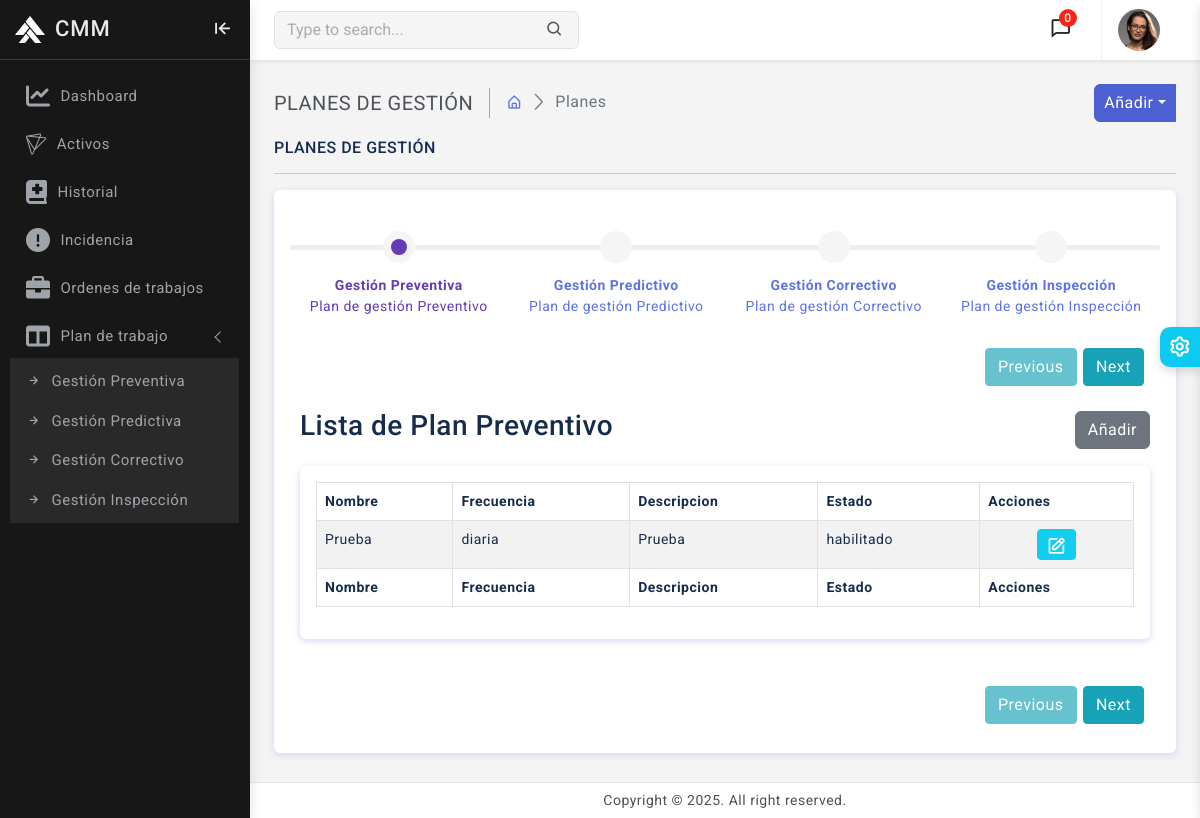
The app's page /planes/Preventivo/ (signed in) with its own data.
### plan_gestion/models.py (models this page shows, shortened)
class PlanGestion(models.Model):
    PLAN_TIPO_CHOICES = [
        ('preventivo', 'Preventivo'),
        ('predictivo', 'Predictivo'),
        ('correctivo', 'Correctivo'),
        ('inspeccion', 'Inspección'),
    ]
    FRECUENCIA_CHOICES = [
        ('diaria', 'Diaria'),
        ('semanal', 'Semanal'),
        ('mensual', 'Mensual'),
        ('trimestral', 'Trimestral'),
        ('semestral', 'Semestral'),
        ('anual', 'Anual'),
        ('ciclos', 'Por ciclos/uso'),
    ]
    PLAN_ESTADO_CHOICES = [
        ('habilitado', 'Habilitado'),
        ('deshabilitado', 'Deshabilitado'),
    ]
    activo = models.ForeignKey(Activo, on_delete=models.CASCADE, related_name="planes_activos")
    plan_nombre = models.CharField(max_length=120, unique=True, db_index=True)
    frecuencia = models.CharField(max_length=20, choices=FRECUENCIA_CHOICES, db_index=True)
    plan_tipo = models.CharField(max_length=20, choices=PLAN_TIPO_CHOICES, db_index=True)
    descripcion = models.TextField(blank=True)
    estado = models.CharField(max_length=20, choices=PLAN_ESTADO_CHOICES, default="habilitado")
    class Meta:
        verbose_name = 'Plan de gestión'
        verbose_name_plural = 'Planes de gestión'
        indexes = [
            models.Index(fields=['plan_tipo']),
            models.Index(fields=['frecuencia']),
        ]

### plan_gestion/views.py (the view)
# urls.py: path('planes/', include('plan_gestion.urls')),
@login_required(login_url = 'login')
def plan_gestion(request, tab_id):
    planes_preventivos = PlanGestion.objects.filter(plan_tipo="preventivo")
    planes_predictivos = PlanGestion.objects.filter(plan_tipo="predictivo")
    planes_correctivos = PlanGestion.objects.filter(plan_tipo="correctivo")
    planes_inspeccion = PlanGestion.objects.filter(plan_tipo="inspeccion")
    forms_por_tipo = {
        'Preventivo': PlanGestionForm(plan_tipo_fijo='preventivo'),
        'Predictivo': PlanGestionForm(plan_tipo_fijo='predictivo'),
        'Correctivo': PlanGestionForm(plan_tipo_fijo='correctivo'),
        'Inspeccion': PlanGestionForm(plan_tipo_fijo='inspeccion'),
    }
    context = {
        'tab_id': tab_id,
        'forms_por_tipo' : forms_por_tipo,
        'planes_preventivos': planes_preventivos,
        'planes_predictivos': planes_predictivos,
        'planes_correctivos': planes_correctivos,
        'planes_inspeccion': planes_inspeccion,
    }
    return render(request, 'plan_gestion/plan_gestion.html', context )

### activos/models.py (called while the page is built)
    def __str__(self):
        return f'{self.codigo} - {self.nombre}'

### templates/plan_gestion/plan_gestion.html (shortened to what this page needs)
{% extends 'base.html' %}
{% block content %}
		<div class="page-wrapper">
			<div class="page-content">
				<div class="page-breadcrumb d-none d-sm-flex align-items-center mb-3">
					<div class="breadcrumb-title pe-3">PLANES DE GESTIÓN</div>
					<div class="ps-3">
						<nav aria-label="breadcrumb">
							<ol class="breadcrumb mb-0 p-0">
								<li class="breadcrumb-item"><a href="{% url 'home' %}"><i class="bx bx-home-alt"></i></a></li>
								<li class="breadcrumb-item active" aria-current="page">Planes</li>
							</ol>
						</nav>
					</div>
                    <div class="ms-auto">
                        <div class="btn-group">
                            <button type="button" class="btn btn-primary split-bg-primary dropdown-toggle dropdown-toggle-split" data-bs-toggle="dropdown">	<span class="">Añadir</span>
                            </button>
                        </div>
                    </div>
				</div>
				<div class="row">
					<div class="col-xl-12 mx-auto">
						<h6 class="mb-0 text-uppercase">PLANES DE GESTIÓN</h6>
						<hr/>
						<div class="card">
							<div class="card-body">
								<br />
								<div id="smartwizard" data-id="{{ tab_id }}">
									<ul class="nav">
										<li class="nav-item">
											<a class="nav-link" href="#Preventivo">	<strong>Gestión Preventiva</strong>
												<br>Plan de gestión Preventivo
                                            </a>
										</li>
										<li class="nav-item">
											<a class="nav-link" href="#Predictivo">	<strong>Gestión Predictivo</strong>
												<br>Plan de gestión Predictivo
                                            </a>
										</li>
										<li class="nav-item">
											<a class="nav-link" href="#Correctivo">	<strong>Gestión Correctivo</strong>
												<br>Plan de gestión Correctivo
                                            </a>
										</li>
										<li class="nav-item">
											<a class="nav-link" href="#Inspeccion">	<strong>Gestión Inspección</strong>
												<br>Plan de gestión Inspección
                                            </a>
										</li>
									</ul>
									<div class="tab-content">
										<div id="Preventivo" class="tab-pane" role="tabpanel" aria-labelledby="step-1">
                                            <div class="d-none d-sm-flex align-items-center mb-3">
                                                <h3 id="TitlePreventivo">Lista de Plan Preventivo</h3>
                                                <div class="ms-auto">
                                                    <div class="btn-group">
                                                        <button id="btnMostrarPreventivo" class="btn btn-secondary">Añadir</button>
                                                    </div>
                                                </div>
                                            </div>
                                            <div id="ViewPreventivo" style="display: block;">
                                                <div class="card">
                                                    <div class="card-body">
                                                        <div class="table-responsive">
                                                            <table class="table table-striped table-bordered">
                                                                <thead>
                                                                    <tr>
                                                                        <th>Nombre</th>
                                                                        <th>Frecuencia</th>
                                                                        <th>Descripcion</th>
                                                                        <th>Estado</th>
                                                                        <th>Acciones</th>
                                                                    </tr>
                                                                </thead>
                                                                <tbody>
                                                                    {% if planes_preventivos %}
                                                                        {% for plan in planes_preventivos %}
                                                                        <tr>
                                                                            <td>{{ plan.plan_nombre }}</td>
                                                                            <td>{{ plan.frecuencia }}</td>
                                                                            <td>{{ plan.descripcion }}</td>
                                                                            <td>{{ plan.estado }}</td>
                                                                            <td class="text-center">
                                                                                <button class="btn btn-sm btn-info editar-Preventivo" data-id="{{ plan.id }}">
                                                                                    <i class="bx bx-edit"></i>
                                                                                </button>
                                                                            </td>
                                                                        </tr>
                                                                        {% endfor %}
                                                                    {% endif %}
                                                                </tbody>
                                                                <tfoot>
                                                                    <tr>
                                                                        <th>Nombre</th>
                                                                        <th>Frecuencia</th>
                                                                        <th>Descripcion</th>
                                                                        <th>Estado</th>
                                                                        <th>Acciones</th>
                                                                    </tr>
                                                                </tfoot>
                                                            </table>
                                                        </div>
                                                    </div>
                                                </div>
                                            </div>
										</div>
									</div>
								</div>
							</div>
						</div>
					</div>
				</div>
			</div>
		</div>
{% endblock %}
{% load static %}

### CMM/static/css/app.css (style rules this page uses)
body { font-size: 14px; color: #4c5258; letter-spacing: .5px; background-color: #f4f4f4; overflow-x: hidden; font-family: Roboto, sans-serif }
a { text-decoration: none }
.page-wrapper { height: 100%; margin-top: 60px; margin-bottom: 30px; margin-left: 250px }
.page-content { padding: 1.5rem 1.5rem 0.7rem 1.5rem }
.breadcrumb-title { font-size: 20px; border-right: 1.5px solid #aaa4a4 }
.page-breadcrumb .breadcrumb li.breadcrumb-item { font-size: 16px }
.page-breadcrumb .breadcrumb-item+.breadcrumb-item::before { display: inline-block; padding-right: .5rem; color: #6c757d; font-family: LineIcons; content: "\ea5c" }
.split-bg-primary { background-color: #4c60d1; border-color: #4c60d1; }
.btn i { vertical-align: middle; font-size: 1.3rem; margin-top: -1em; margin-bottom: -1em; }

### records on screen
PlanGestion: plan_nombre "Prueba", frecuencia "diaria", descripcion "Prueba", estado "habilitado"
